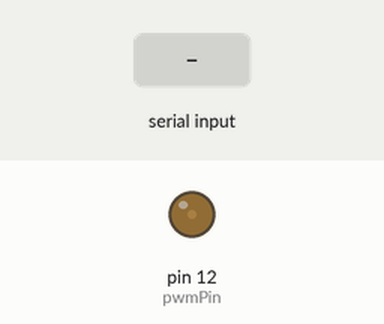
This program was run on a simulated Raspberry Pi (header pin numbers). Shown: output pins drawn as LEDs (lit = HIGH). Inputs (shaded band) come from the test bench. What the program prints to the terminal is not drawn. At 5.0 s the program stops and its outputs stay as they are.

Above: at 1.2 s.
1.3 s: "1" typed at the terminal, then Enter
At 1.75 s:
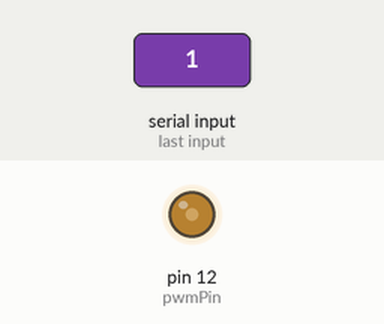
At 2.35 s:
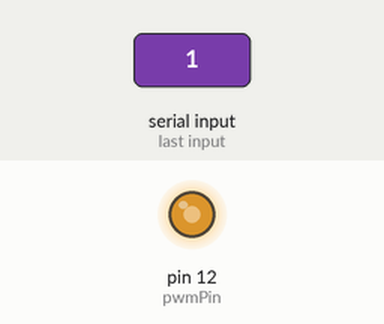
Timing chart, 0 to 6.5 s (numbered marks = the images above; inputs shaded):
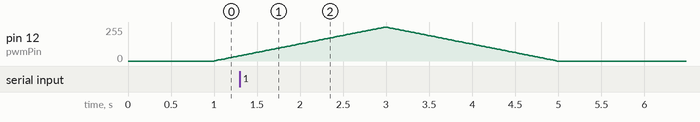

Measured:
- after the input at 1.3 s, pin 12 (pwmPin): goes on until 5.0 s, then stays 0/255

The program:

pwm_example.py
```python
#!/usr/bin/python3
#**
#******************************************************************************
#* @file    /pwm_examples/python/pwm_example.py
#* @author  Adrian Wojcik
#* @version V1.0
#* @date    15-Mar-2020
#* @brief   Raspberry Pi PWM control: Python 3 with RPi.GPIO lib
#******************************************************************************

import time
import sys
import select
import numpy

try:
	import RPi.GPIO as GPIO
except RuntimeError:
	print("Error importing RPi.GPIO! Use 'sudo' to run your script")

timeout = 1
i = ''
duty = 0 # [%]
freq = 500 # [Hz]

# Pin Definitons:
pwmPin = 12    #< LED: Physical pin 12, BCM GPIO18

GPIO.setmode(GPIO.BOARD)
GPIO.setup(pwmPin, GPIO.OUT)

p = GPIO.PWM(pwmPin, freq)
p.start(duty)

print("Press ENTER to exit.")

while not i:
	# Waiting for I/O completion
	i, o, e = select.select( [sys.stdin], [], [], timeout )

	if (i):
		sys.stdin.readline();
		p.stop()
		GPIO.cleanup() # cleanup all GPIO
		exit()

	for d in numpy.arange(1, 100, 1):
		#print(d)
		p.ChangeDutyCycle(d)
		time.sleep(0.02)
	for d in numpy.arange(100, -1, -1):
		#print(d)
		p.ChangeDutyCycle(d)
		time.sleep(0.02)
```
